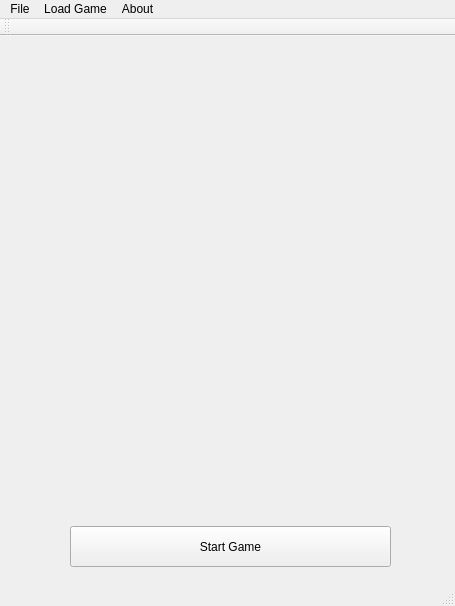
<?xml version="1.0" encoding="UTF-8"?>
<ui version="4.0">
 <class>MainWindow</class>
 <widget class="QMainWindow" name="MainWindow">
  <property name="geometry">
   <rect>
    <x>0</x>
    <y>0</y>
    <width>455</width>
    <height>606</height>
   </rect>
  </property>
  <property name="windowTitle">
   <string>MainWindow</string>
  </property>
  <widget class="QWidget" name="centralwiget">
   <widget class="QPushButton" name="StartGame">
    <property name="geometry">
     <rect>
      <x>70</x>
      <y>490</y>
      <width>321</width>
      <height>41</height>
     </rect>
    </property>
    <property name="text">
     <string>Start Game</string>
    </property>
   </widget>
  </widget>
  <widget class="QStatusBar" name="statusBar"/>
  <widget class="QMenuBar" name="menuBar">
   <property name="geometry">
    <rect>
     <x>0</x>
     <y>0</y>
     <width>455</width>
     <height>21</height>
    </rect>
   </property>
   <widget class="QMenu" name="menuLoad_Game">
    <property name="title">
     <string>Load Game</string>
    </property>
    <widget class="QMenu" name="menuInternal_Game">
     <property name="title">
      <string>Internal Game (Testing)</string>
     </property>
     <addaction name="actionUnsolved_Game"/>
     <addaction name="actionSolved_Game"/>
    </widget>
    <addaction name="menuInternal_Game"/>
    <addaction name="actionSave_File"/>
   </widget>
   <widget class="QMenu" name="menuFile">
    <property name="title">
     <string>File</string>
    </property>
    <addaction name="actionSave"/>
    <addaction name="actionSave_as"/>
    <addaction name="actionClose_game"/>
    <addaction name="actionExit_Game"/>
   </widget>
   <widget class="QMenu" name="menuAbout">
    <property name="title">
     <string>About</string>
    </property>
    <addaction name="actionHelp"/>
    <addaction name="separator"/>
    <addaction name="actionCredits"/>
   </widget>
   <addaction name="menuFile"/>
   <addaction name="menuLoad_Game"/>
   <addaction name="menuAbout"/>
  </widget>
  <widget class="QToolBar" name="toolBar">
   <property name="windowTitle">
    <string>toolBar</string>
   </property>
   <attribute name="toolBarArea">
    <enum>TopToolBarArea</enum>
   </attribute>
   <attribute name="toolBarBreak">
    <bool>false</bool>
   </attribute>
  </widget>
  <action name="actionSave_File">
   <property name="icon">
    <iconset theme="document-open-recent"/>
   </property>
   <property name="text">
    <string>Previously Saved Game</string>
   </property>
  </action>
  <action name="actionUnsolved_Game">
   <property name="icon">
    <iconset theme="document-open"/>
   </property>
   <property name="text">
    <string>Unsolved Game</string>
   </property>
  </action>
  <action name="actionSolved_Game">
   <property name="icon">
    <iconset theme="document-open"/>
   </property>
   <property name="text">
    <string>Solved Game</string>
   </property>
  </action>
  <action name="actionSave">
   <property name="icon">
    <iconset theme="document-save"/>
   </property>
   <property name="text">
    <string>Save</string>
   </property>
  </action>
  <action name="actionSave_as">
   <property name="icon">
    <iconset theme="document-save-as"/>
   </property>
   <property name="text">
    <string>Save As</string>
   </property>
  </action>
  <action name="actionClose_game">
   <property name="text">
    <string>Close Game</string>
   </property>
   <property name="menuRole">
    <enum>QAction::QuitRole</enum>
   </property>
  </action>
  <action name="actionExit_Game">
   <property name="icon">
    <iconset theme="application-exit"/>
   </property>
   <property name="text">
    <string>Exit Game</string>
   </property>
   <property name="menuRole">
    <enum>QAction::QuitRole</enum>
   </property>
  </action>
  <action name="actionHelp">
   <property name="text">
    <string>Help</string>
   </property>
  </action>
  <action name="actionCredits">
   <property name="text">
    <string>Credits</string>
   </property>
  </action>
 </widget>
 <resources/>
 <connections/>
</ui>
